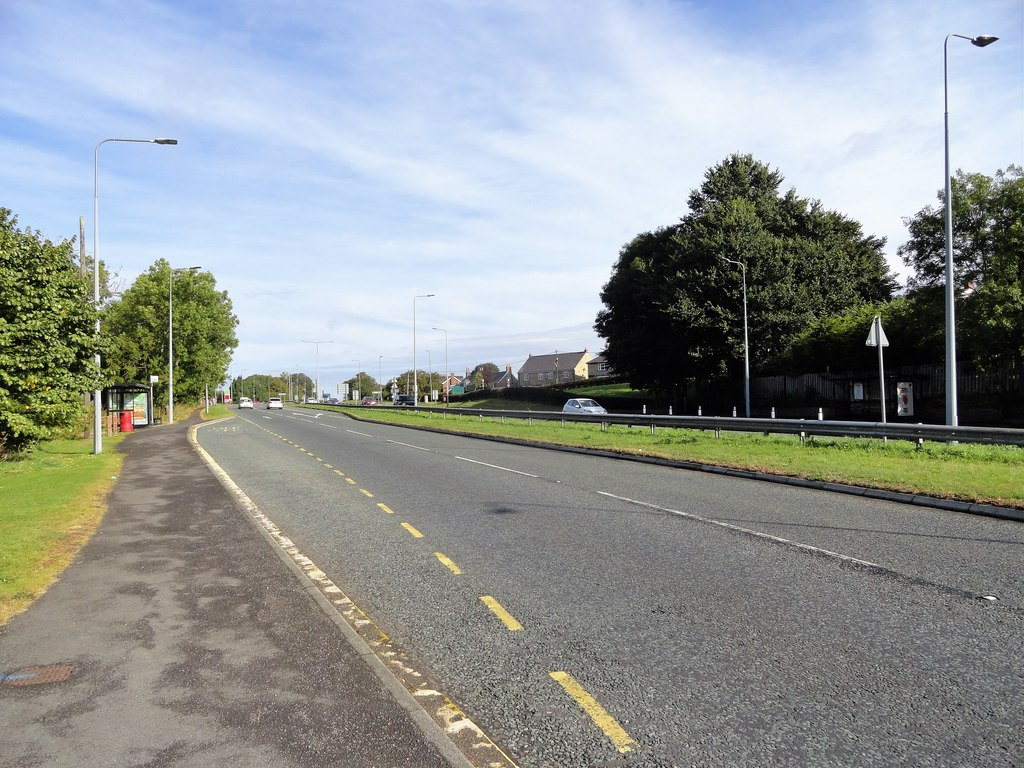
#> input picture activity 3/activity 3/north_road.jpg, 1024 x 768 px, found by its file name
$ jupyter execute --allow-errors 'Image Processing and Watermark Blending using OpenCV in Google Colab.ipynb'   (shell and % lines are left out)
#> lines starting #> are read from the running program, lines starting #| are printed output that depends on the picture; pictures that were not available may be replaced by others from this repository, and a replacement may not be noted
[cell 1]
from google.colab import drive
drive.mount('/content/drive')

[cell 2]
import numpy as np
import matplotlib.pyplot as plt

import cv2

[cell 3]
def load_img():
    img = cv2.imread('/content/drive/MyDrive/dataset/ north_sign.png').astype(np.float32) / 255
    img = cv2.cvtColor(img, cv2.COLOR_BGR2RGB)
    return img

def display_img(img):
    fig = plt.figure(figsize=(12,10))
    ax = fig.add_subplot(111)
    ax.imshow(img)

[cell 4]
img1 = cv2.imread('/content/drive/MyDrive/dataset/north_road.jpg')
#> img1 is the input picture: shape (768, 1024, 3); mean B, G, R 150.7, 151.2, 145.4
img1 = cv2.cvtColor(img1, cv2.COLOR_BGR2RGB)
img2 = cv2.imread('/content/drive/MyDrive/dataset/ north_sign.png')
#> (the rest of this cell did not finish here and is left out)

[cell 5]
plt.imshow(img1)

#> (a cell that did not finish here is left out)

[cell 7]
kernel = np.ones(shape=(5,5), dtype=np.float32)/25
#> (the rest of this cell did not finish here and is left out)

[cell 8]
#This function displays the image more larger.
def show_pic(img):
    fig = plt.figure(figsize=(15,15))
    ax = fig.add_subplot(111)
    ax.imshow(img, cmap="gray")

[cell 9]
img = cv2.imread('/content/drive/MyDrive/dataset/ha.png', 0) # Adding a value zero means turning the read image to grayscale.
#> (the rest of this cell did not finish here and is left out)

[cell 10]
ret, th1 = cv2.threshold(img, 0, 255, cv2.THRESH_BINARY)
#> (the rest of this cell did not finish here and is left out)

[cell 11]
img1 = cv2.imread('/content/drive/MyDrive/dataset/north_road.jpg')
img1 = cv2.cvtColor(img1, cv2.COLOR_BGR2RGB)
img2 = cv2.imread('/content/drive/MyDrive/dataset/img1.jpg')
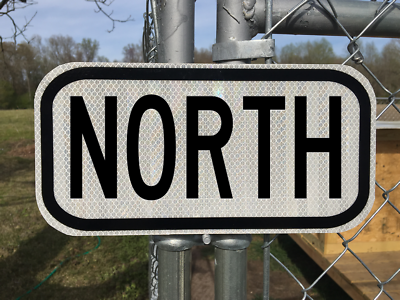
#> input picture activity 3/activity 3/img1.png, 400 x 300 px, given in place of img1.jpg, which was not available
#> img2 is the input picture: shape (300, 400, 3); mean B, G, R 101.7, 108.6, 110.2
img2 = cv2.cvtColor(img2, cv2.COLOR_BGR2RGB)

#Resizing the watermark to a smaller one.
img2 = cv2.resize(img2, (300,300))
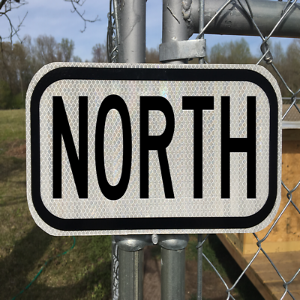
#> img2: shape (300, 300, 3); mean R, G, B 110.3, 108.7, 101.8

#Getting the ROI
x_offset = 700
y_offset = 300 - 300
rows,cols,channels = img1.shape
#> rows = 768; cols = 1024; channels = 3
roi = img1[y_offset:300, x_offset:1000]
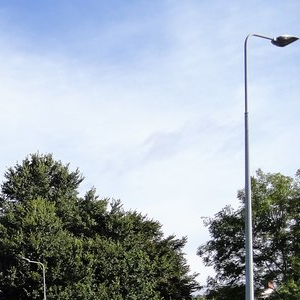
#> roi: shape (300, 300, 3); mean R, G, B 163.2, 173.7, 183.3
plt.imshow(roi)

[cell 12]
img2gray = cv2.cvtColor(img2, cv2.COLOR_RGB2GRAY)
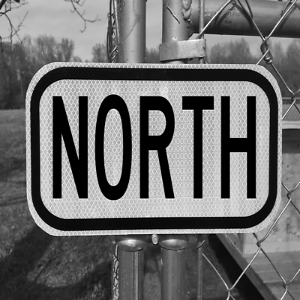
#> img2gray: shape (300, 300); min 0, max 253, mean 108.4

[cell 13]
plt.imshow(img2gray, cmap='gray')

[cell 14]
mask_inv = cv2.bitwise_not(img2gray)
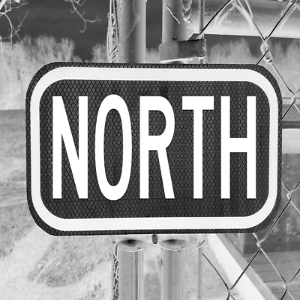
#> mask_inv: shape (300, 300); min 2, max 255, mean 146.6
plt.imshow(mask_inv, cmap='gray')

[cell 15]
mask_inv.shape #Currently has no channels. So we need to add channels
white_background = np.full(img2.shape, 255, dtype=np.uint8) #create an image with whitebackground and has three channels
white_background.shape
plt.imshow(white_background)

[cell 16]
bk = cv2.bitwise_or(white_background, white_background, mask= mask_inv)
bk.shape
plt.imshow(bk)

[cell 17]
fg = cv2.bitwise_or(img2, img2, mask = mask_inv) # create another image considering the original color of the image but only on the masked area.
plt.imshow(fg)

[cell 18]
final_roi = cv2.bitwise_or(roi, bk)
plt.imshow(final_roi)

[cell 19]
def blend2images(img1, img2):
    large_img = img1.copy()
    small_img = img2
    large_img[y_offset:y_offset+small_img.shape[0], x_offset:x_offset+small_img.shape[1]] = small_img
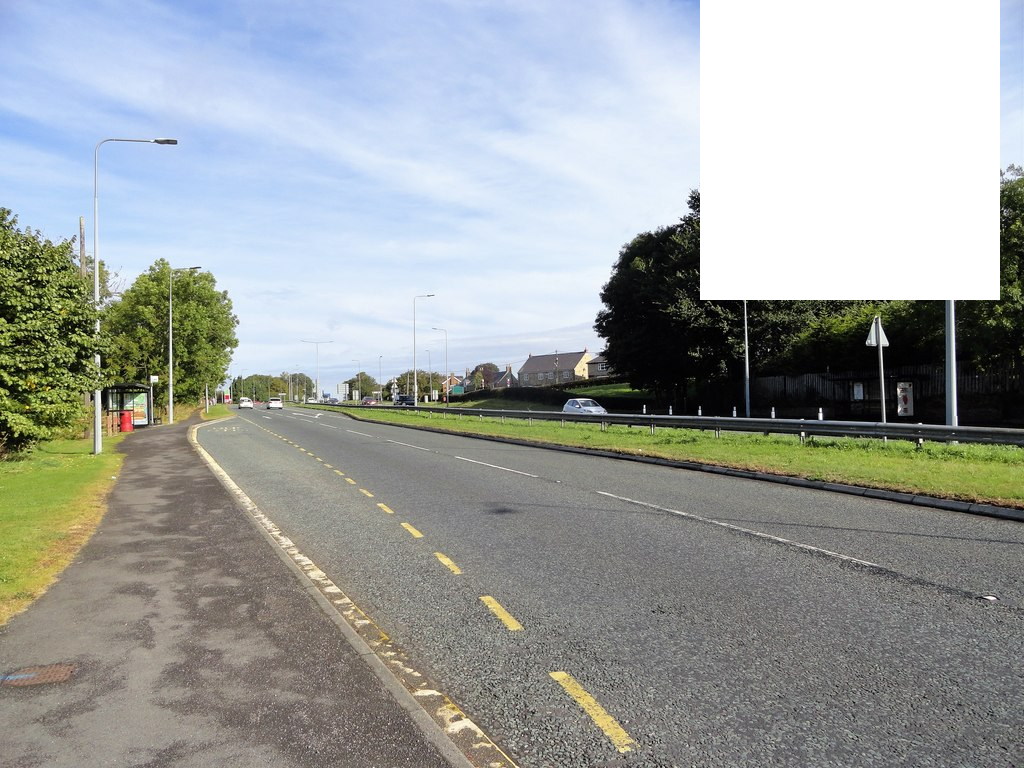
#> large_img: shape (768, 1024, 3); mean R, G, B 155.9, 160.5, 159
    return large_img

# Call the blend2images function to blend the images
result_img = blend2images(img1, final_roi)

# Display the resulting image
plt.imshow(result_img)

[cell 20]
large_img = cv2.cvtColor(result_img, cv2.COLOR_RGB2BGR)
cv2.imwrite('/content/drive/MyDrive/dataset/img2.jpg', large_img)
#> Out = True
